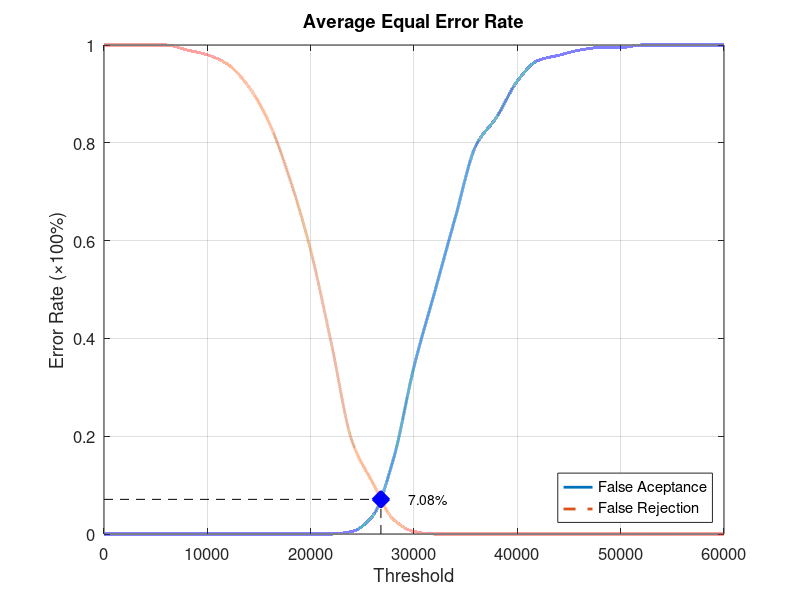
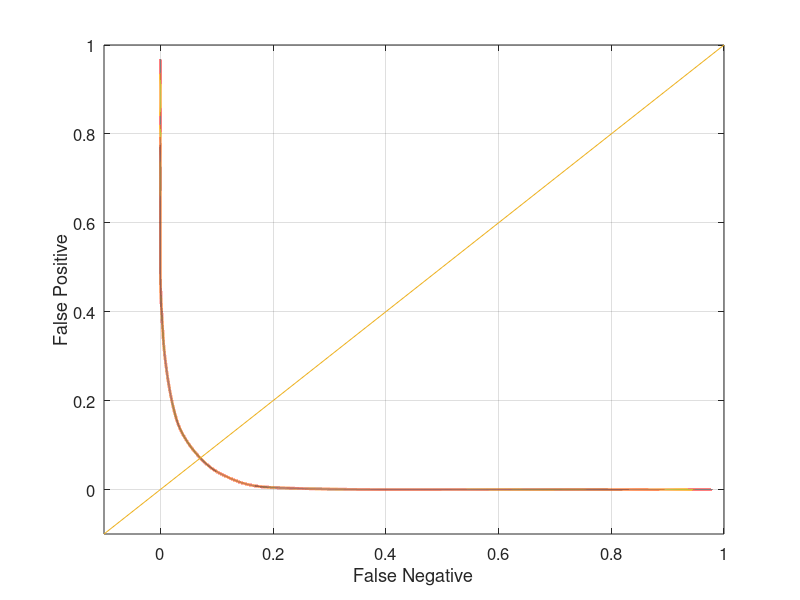

These charts were generated, in order, by the following MATLAB code:
function yEER = Database3_2
close all;
clear;
clc;
x = 0:2000:60000;
xq = 0:0.5:60000;

y0 = [0 0 0 0 0 0 0 0 0 0 0 0 0.00526316 0.0368421 0.152632 0.342105 0.494737 0.647368 0.794737 0.852632 0.926316 0.968421 0.978947 0.989474 0.994737 0.994737 1 1 1 1 1];
yy0 = interp1(x, y0, xq, 'pchip');
y1 = [1 1 1 1 0.99 0.98 0.96 0.915 0.84 0.725 0.58 0.39 0.19 0.105 0.03 0.005 0 0 0 0 0 0 0 0 0 0 0 0 0 0 0];
yy1 = interp1(x, y1, xq, 'pchip');

% Calculating EER: 
y2 = abs(y0 - y1);
find(y2 == min(y2))
yy2 = abs(yy0 - yy1);
xEER = find(yy2 == min(yy2));
xEERIndex = xq(xEER) % X-axis EER
yEER = yy0(xEER) % Y-axis EER

main = figure
plot(xq, yy0,'-','LineWidth', 2);	hold on
plot(xq, yy1,'--','LineWidth', 2);	hold on
plot([xEERIndex xEERIndex], [0 yEER], 'k--');	hold on
plot([0 xEERIndex], [yEER yEER], 'k--');	hold on
plot(xEERIndex, yEER, 'bx', 'LineWidth', 10);	hold on
text(xEERIndex + 10 * xEERIndex / 100, yEER, [num2str(round((10000 * yEER)) / 100) '%'])
legend('False Aceptance', 'False Rejection', 'Location', 'SouthEast')
xlabel('Threshold')
ylabel('Error Rate (\times100%)')
title('Average Equal Error Rate')
set(gca, 'FontSize', 12)
axis([0 60000 0 1])
grid on

print(main, 'Database3_2Main', '-dpng');
FNRxFPR = figure('Color', [1 1 1]);
plot(yy1, yy0, '-', yy1, yy0, 'LineWidth', 2);
hold on
y = -0.1:0.1:1
plot(y, y); 
set(gca, 'FontSize', 12)
xlabel('False Negative')
ylabel('False Positive')
axis([-0.1 1 -0.1 1])
set(gca, 'FontSize', 12)
grid on

print(FNRxFPR, 'Database3_2FNRxFPR','-dpng');
end
